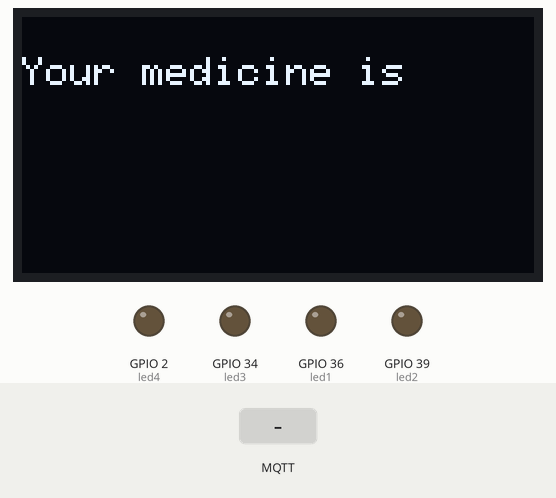
A sketch run on a simulated ESP32. Shown: 128×64 one-colour display, output pins drawn as LEDs (lit = HIGH). Inputs (shaded band) come from the test bench. WiFi joins after 1.5 s; servers stay silent unless stated; no MQTT or app messages arrive unless stated; what the sketch prints to the serial monitor is not drawn.

Above: at 5.6 s.
5.7 s: MQTT message "1" arrives on the first subscribed topic
At 6.9 s:
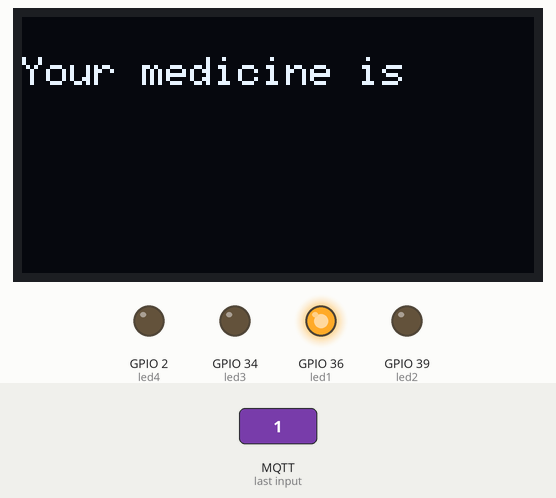
7.2 s: MQTT message "2" arrives on the first subscribed topic
At 8.2 s:
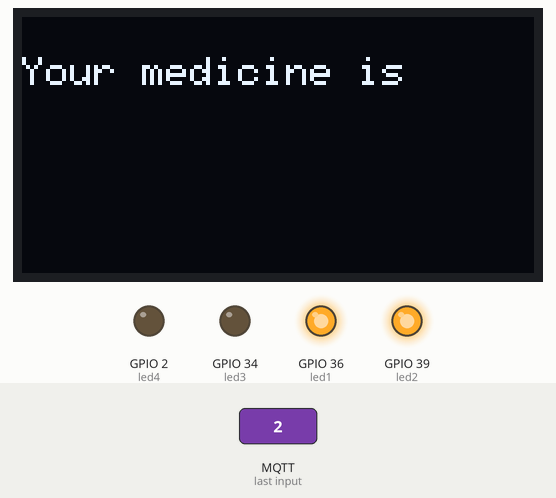
8.7 s: MQTT message "5" arrives on the first subscribed topic
At 9.4 s:
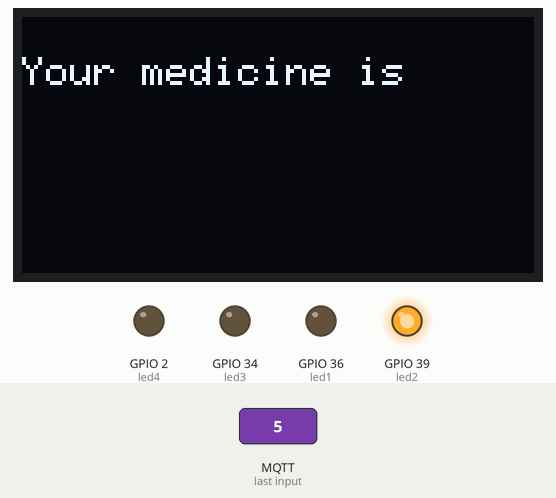
10.2 s: MQTT message "3" arrives on the first subscribed topic
At 10.5 s:
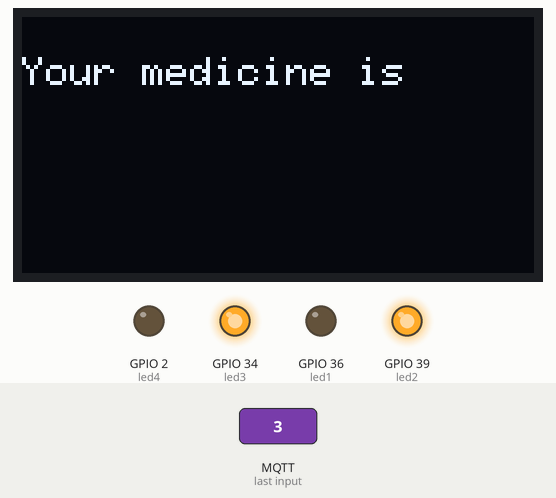
11.7 s: MQTT message "6" arrives on the first subscribed topic
At 12.9 s:
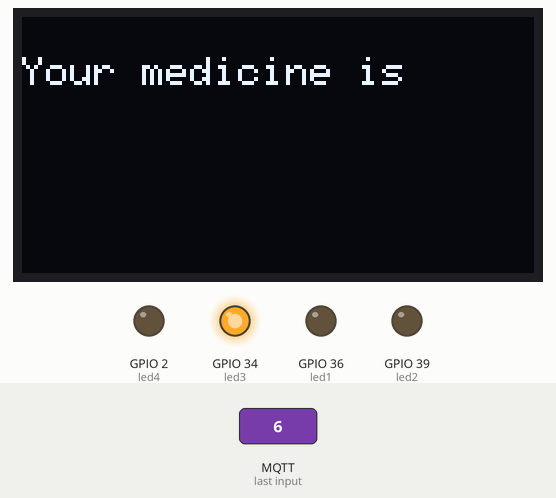
13.2 s: MQTT message "4" arrives on the first subscribed topic
At 14.0 s:
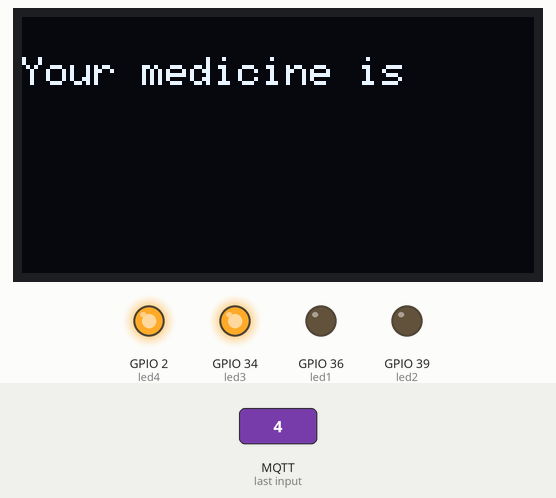
Timing chart, 0 to 15.7 s (numbered marks = the images above; inputs shaded):
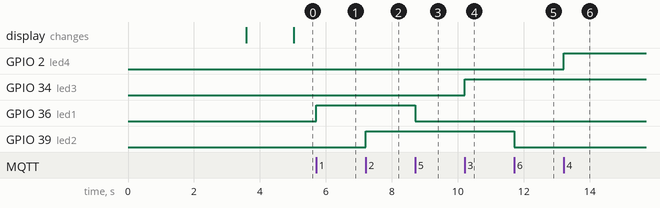

The sketch:

aurdino_file.ino
```cpp
#include <WiFi.h>
#include <PubSubClient.h>
#include <Wire.h>
#include <Adafruit_GFX.h>
#include <Adafruit_SSD1306.h>
#define SCREEN_WIDTH 128 // OLED display width, in pixels
#define SCREEN_HEIGHT 64 // OLED display height, in pixels

Adafruit_SSD1306 display(SCREEN_WIDTH, SCREEN_HEIGHT, &Wire, -1);

String command;
String data="";

void callback(char* topic, byte* payload, unsigned int payloadLength);

// CHANGE TO YOUR WIFI CREDENTIALS
const char* ssid = "Akash Yadav";//your wifi ssid
const char* password = "Akash@469";//your password

// CHANGE TO YOUR DEVICE CREDENTIALS AS PER IN IBM BLUMIX
#define ORG "lxi179"
#define DEVICE_TYPE "ESP32"
#define DEVICE_ID "12345"
#define TOKEN "Yadav@1395121.CoM" //  Authentication Token OF THE DEVICE

//  PIN DECLARATIONS

int led1 = 36;
int led2 = 39;
int led3 = 34;
int led4 = 2;


//-------- Customise the above values --------
const char publishTopic[] = "iot-2/evt/Data/fmt/json";
char server[] = ORG ".messaging.internetofthings.ibmcloud.com";
char topic[] = "iot-2/cmd/home/fmt/String";//
char authMethod[] = "use-token-auth";
char token[] = TOKEN;
char clientId[] = "d:" ORG ":" DEVICE_TYPE ":" DEVICE_ID;


WiFiClient wifiClient;
PubSubClient client(server, 1883, callback, wifiClient);

int publishInterval = 5000; // 30 seconds
long lastPublishMillis;
void publishData();

void setup() {

  Serial.begin(115200);
  Serial.println();

  pinMode(led1,OUTPUT);
  pinMode(led2,OUTPUT);
  pinMode(led3,OUTPUT);
  pinMode(led4,OUTPUT);

  wifiConnect();
  mqttConnect();
   delay(2000);
Serial.println("oled test");
  if(!display.begin(SSD1306_SWITCHCAPVCC, 0x3C)) {
    Serial.println("SSD1306 allocation failed");
    for(;;);
  }
}

void loop() {


 if (millis() - lastPublishMillis > publishInterval)
  {
    publishData();
    lastPublishMillis = millis();
  }

  if (!client.loop()) {
    mqttConnect();
  }
}

void wifiConnect() {
  Serial.print("Connecting to "); Serial.print(ssid);
  WiFi.begin(ssid, password);
  while (WiFi.status() != WL_CONNECTED) {
    delay(500);
    Serial.print(".");
  }
  Serial.print("WiFi connected, IP address: ");
  Serial.println(WiFi.localIP());
}

void mqttConnect() {
  if (!client.connected())
  {
    Serial.print("Reconnecting MQTT client to "); Serial.println(server);
    while (!client.connect(clientId, authMethod, token)) {
      Serial.print(".");
      delay(500);
    }

    initManagedDevice();
    Serial.println();
  }
}

void initManagedDevice() {
  if (client.subscribe(topic)) {

    Serial.println("subscribe to cmd OK");
  } else {
    Serial.println("subscribe to cmd FAILED");
  }
}

void callback(char* topic, byte* payload, unsigned int payloadLength) {

  Serial.print("callback invoked for topic: ");
  Serial.println(topic);

  for (int i = 0; i < payloadLength; i++) {

    command+= (char)payload[i];
  }


  control_func();
  command= "";
}

void control_func()
{

  Serial.println(command);
  if(command== "5")
 {

 digitalWrite(led1,LOW);

     Serial.println(".......lights are off..........");

  }
  else if(command== "1")
  {
     digitalWrite(led1,HIGH);

     Serial.println(".......lights are on..........");

  }
  else if(command== "6")
 {


      digitalWrite(led2,LOW);
     Serial.println(".......lights are off..........");

  }
  else if(command== "2")
  {
      digitalWrite(led2,HIGH);
     Serial.println(".......lights are on..........");

  }
   else if(command== "7")
 {


      digitalWrite(led3,LOW);
     Serial.println(".......lights are off..........");

  }
  else if(command== "3")
  {

      digitalWrite(led3,HIGH);
     Serial.println(".......lights are on..........");

  }
   else if(command== "8")
 {


      digitalWrite(led4,LOW);
     Serial.println(".......lights are off..........");

  }
  else if(command== "4")
  {

      digitalWrite(led4,HIGH);
     Serial.println(".......lights are on..........");

  }


}

void publishData()
{
  display.clearDisplay();
  display.setTextSize(1);
  display.setTextColor(WHITE);
  display.setCursor(0, 10);
  // Display static text
  display.print("Your medicine is");
  display.println(command);
  display.display();
}
```

Measured:
- after the input at 5.7 s, GPIO 36 (led1): LOW → HIGH at once
- after the input at 7.2 s, GPIO 39 (led2): LOW → HIGH at once
- after the input at 8.7 s, GPIO 36 (led1): HIGH → LOW at once
- after the input at 10.2 s, GPIO 34 (led3): LOW → HIGH at once
- after the input at 11.7 s, GPIO 39 (led2): HIGH → LOW at once
- after the input at 13.2 s, GPIO 2 (led4): LOW → HIGH at once
